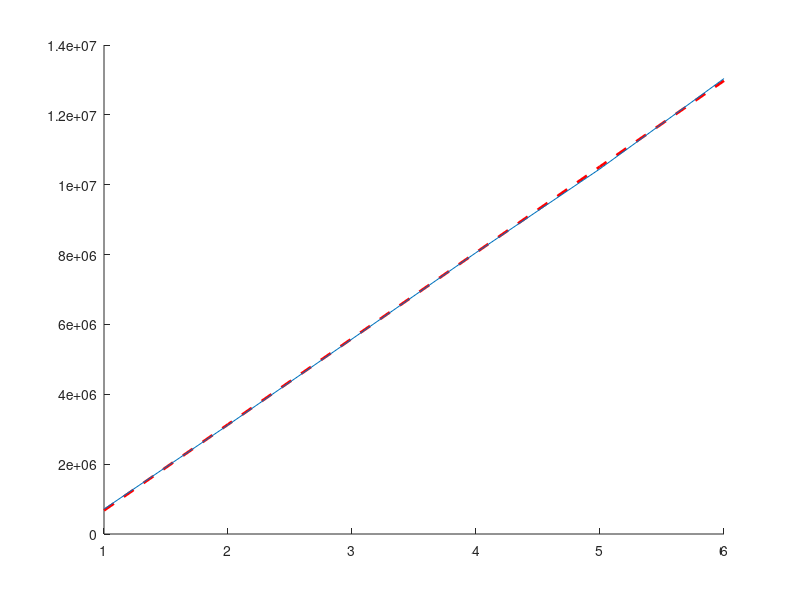

The MATLAB script that drew this image:
peaks=importdata('peaks.txt'); 
x=[1,2,3,4,5,6];

c = polyfit(x,peaks(1,1:6),1);

disp(['Equation is y = ' num2str(c(1)) '*x + ' num2str(c(2))])

y_est = polyval(c,x);

hold on
plot(x,y_est,'r--','LineWidth',2)
plot(x,peaks(1,1:6))
hold off